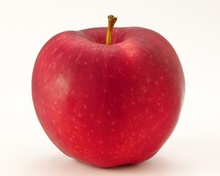
%> input picture Exercise2/Circle-Detection-using-Hough-Transform-master/apples.jpg, 220 x 176 px, shrunk from 500 x 400 before the run
$ octave main.m   (GNU Octave 9; MATLAB toolbox functions it lacks are replaced by stand-ins)
%> lines starting %> are read from the running program, lines starting %| are printed output that depends on the picture; in (x1, y1, x2, y2) boxes, pixels count from 0 and x2, y2 are one past the last pixel; in counts of white or black regions, pixels touching at a corner belong together; the program's own positions count from 1
### Exercise2/Circle-Detection-using-Hough-Transform-master/my2DGaussian.m
%% This function generates a 2D gaussian mask of given size.
%  * author: Faraz Mazhar, BCSF14M529
% ASSUMPTIONS:
%  * None.

function [M] = my2DGaussian(S)
    M = zeros(S, S);
    M_mid = (S+1)/2;
    SD = sqrt (-(S * S) / (2 * log10(1.0 / 255.0)));

    for i = 1:S
        for j = 1:S

            % Figuring out weight of the specific coordinate.
            x = i - M_mid;
            y = j - M_mid;

            M(i,j) = (1/(2 * pi * SD^2)) * exp(-((x^2 + y^2)/(2 * SD^2)));
        end
    end
    M = M/sum(M(:)); % Normalization.
end

### Exercise2/Circle-Detection-using-Hough-Transform-master/my2DConvolution.m
%% This function convolves a given image.
%  * author: Faraz Mazhar, BCSF14M529
% ASSUMPTIONS:
%  * I is an image. (8-bit image)
%  * M is a mask. (2D Matrix / Normalized / 'n' x 'n' / 'n' is odd)

function [I] = my2DConvolution(I,M)
    [img_r, img_c] = size(I);
    [msk_r, msk_c] = size(M);
    msk_mid = (msk_r + 1)/2;

    for i = 1:img_r
        for j = 1:img_c
            conv = 0;

            for m = 1:msk_r
                img_r_msk = i-msk_mid+m;

                % Checking row borders.
                if img_r_msk < 1
                    % Mirroring rows on the left.
                    img_r_msk = img_r_msk + ((-2 * img_r_msk) + 1);
                elseif img_r_msk > img_r
                    % Mirroring rows on the right.
                    img_r_msk = img_r_msk - ((2 * (img_r_msk - img_r)) + 1);
                end

                for n = 1:msk_c
                    img_c_msk = j-msk_mid+n;

                    % Checking column borders.
                    if img_c_msk <= 0
                        % Mirroring columns on the top.
                        img_c_msk = img_c_msk + ((-2 * img_c_msk) + 1);
                    elseif img_c_msk > img_c
                        % Mirroring rows on the right.
                        img_c_msk = img_c_msk - ((2 * (img_c_msk - img_c)) + 1);
                    end

                    % Applying mask on the apt pixels.
                    conv = conv + (I(img_r_msk, img_c_msk) * M(msk_r-m+1, msk_c-n+1));
                end
            end

            I(i, j) = conv;
        end
    end
end


### Exercise2/Circle-Detection-using-Hough-Transform-master/sobelFilter.m
%% This function implements Sobel filters on an image by convolution.
%  * author: Faraz Mazhar, BCSF14M529
%  * source link: https://angeljohnsy.blogspot.com/2013/07/sobel-edge-detection-part-2.html
% ASSUMPTIONS:
%  * Image is grayscale.
%  * Image is smoothed or has insignificant ammont of noise.

function [sobelmerged, gradient] = sobelFilter(I)
    Gx = [1, 0, -1; 2, 0, -2; 1, 0, -1]; % Vertical Sobel filter mask.
    Gy = [1, 2, 1; 0, 0, 0; -1, -2, -1]; % Horizontal Sobel filter mask.

    I = double(I);
    sobelmerged = zeros(size(I));
    gradient = zeros(size(I));

    % Convolution for magnitude and gradient.
    for i=1:size(I,1)-2
        for j=1:size(I,2)-2
            % Gradient operations
            Ix=sum(sum(Gx.*I(i:i+2,j:j+2)));
            Iy=sum(sum(Gy.*I(i:i+2,j:j+2)));

            % Magnitude of vector
            sobelmerged(i+1,j+1)=sqrt(Ix.^2+Iy.^2);
            % Direction map
            gradient(i+1,j+1) = atan(Ix/Iy);
        end
    end
end

### Exercise2/Circle-Detection-using-Hough-Transform-master/thresholding.m
%% This function will threshold am image.
%  * author: Faraz Mazhar, BCSF14M529
%  * source link: https://angeljohnsy.blogspot.com/2013/07/sobel-edge-detection-part-2.html
% ASSUMPTIONS:
% * None.

function [Ithreshold] = thresholding(I, threshold)
    Ithreshold = max(I,threshold);
    Ithreshold(Ithreshold==round(threshold))=0;

	% Both of them work fine.
%     Ithreshold = im2bw(Ithreshold);
    Ithreshold = mat2gray(Ithreshold);
end

### Exercise2/Circle-Detection-using-Hough-Transform-master/accumulation.m
%% This function will perform accumulation in [a, b] space.
%  * author: Faraz Mazhar, BCSF14M529
% ASSUMPTIONS:
%  * None.

function [A] = accumulation(minr, maxr, magnitude, gradient)
    [rows, cols, ~] = size(magnitude);

    A = zeros(rows, cols);
%     A3 = zeros(rows, cols, maxr);

    for row = 1:rows
        for col = 1:cols
            for r = minr:maxr
                a = row - (r * cos(gradient(row, col)));
                b = col - (r * sin(gradient(row, col)));
                c = row + (r * cos(gradient(row, col)));
                d = col + (r * sin(gradient(row, col)));

%                 b = a * tan(gradient(row, col)) - row * tan(gradient(row, col)) + col;

                a = ceil(a);
                b = ceil(b);
                c = ceil(c);
                d = ceil(d);

                if (a > 0 && a <= rows && b > 0 && b <= cols)
                    A(a, b) = A(a, b) + (magnitude(row, col)/r);
%                     A3(a, b, r) = A(a, b, r) + (magnitude(row, col)/r);
                end
                if (c > 0 && c <= rows && d > 0 && d <= cols)
                    A(c, d) = A(c, d) + (magnitude(row, col)/r);
%                     A3(c, d, r) = A(c, d, r) + (magnitude(row, col)/r);
                end
            end
        end
    end
    figure, imshow(A);
    A = lapOfGauss(A, 17);
    imwrite(A, 'D:\4.5coinsabspace.png');
    A(A < 1) = 0;
end

### Exercise2/Circle-Detection-using-Hough-Transform-master/main.m
%% Circle detection using hough transfomration
%  * author: Faraz Mazhar, BCSF14M529
% ASSUMPTIONS:
%  * Images are in grayscale.

I = imread('apples.jpg');
%> I is the input picture: size 176x220x3 uint8; mean R, G, B 220.5, 150.4, 154.5
[r, c, d] = size(I);
%> r = 176; c = 220; d = 3

if (d ~= 1)
    I = rgb2gray(I);
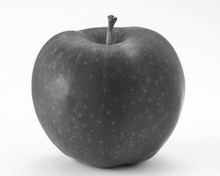
%> I: size 176x220 uint8; min 22, max 255, mean 171.8
end

GaussSize = 3; % Adjust this for the size of Guassian mask. // Mask size should be odd and >= 3.
threshold = 200; % Adjust threshold for Sobel edge detection here.
radiiThreshold = 200; % Adjust this threshold for radius calculation.

% Radii for unknown or set both with same value for known. // r48 outer rim
minr = 10;
maxr = 100;

% Connectivity for finding local maxima. (Default is 8)
% Acceptable values are 1, 4, 6, 8, 18, and 26.
conn = 26;

% Generating Gaussian Mask.
Mgauss = my2DGaussian(GaussSize);

% Convolving Guassian Mask for smoothing for noise reduction.
Iconv = my2DConvolution(I, Mgauss);

% Sobel filtering for edge detection.
[Isobel, gradient] = sobelFilter(Iconv);
%> after the loop in sobelFilter, `for i=1:size(I,1)-2`:
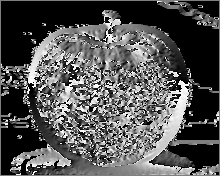
%> gradient: size 176x220 double; 34.27% of the values are NaN or infinite; the others: min -1.57, max 1.57, mean 0.00564; drawn with min black, max white, NaN and infinite black
%> after the loop in sobelFilter, `for i=1:size(I,1)-2`:
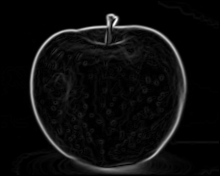
%> sobelmerged: size 176x220 double; min 0, max 499.2, mean 24; drawn with min black and max white

% Thresholding.
Iedged = thresholding(Isobel, threshold);
%> in thresholding, `Ithreshold = max(I,threshold);`:
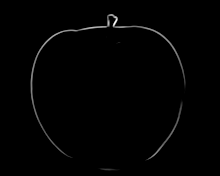
%> Ithreshold: size 176x220 double; min 200, max 499.2, mean 202.5; drawn with min black and max white
%> in thresholding, `Ithreshold(Ithreshold==round(threshold))=0;`:
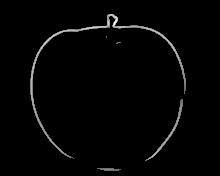
%> Ithreshold: size 176x220 double; min 0, max 499.2, mean 8.3; drawn with min black and max white

% Skeletonization
Ithin = bwmorph(Iedged, 'skel', Inf);
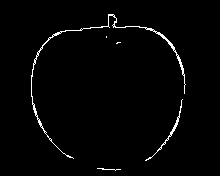
%> Ithin: size 176x220 logical; 1.8% white in thin lines or dots, all inside (x1, y1, x2, y2) = (31, 14, 186, 171)

% Accumulation in (a, b) space for unknown radius.
% Give same value to minr and maxr for known radius.
[A] = accumulation(minr, maxr, Ithin, gradient);
%> (the run ends here)
